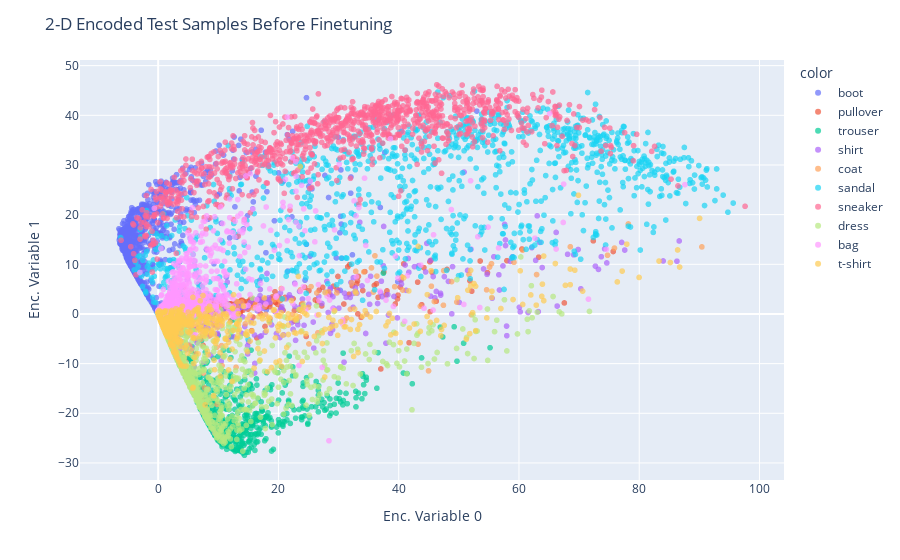

The code cell stored with this chart in its notebook:
### Code cell
### Get the encoded representation of the test samples
def plot_encoded_samples(test_dataset, device, encoder2, title):
    encoded_samples = []
    for sample in tqdm(test_dataset):
        img = sample[0].unsqueeze(0).to(device)
        label = sample[1]
        # Encode image
        encoder2.eval()
        with torch.no_grad():
            encoded_img  = encoder2(img)
        # Append to list
        encoded_img = encoded_img.flatten().cpu().numpy()
        encoded_sample = {f"Enc. Variable {i}": enc for i, enc in enumerate(encoded_img)}
        encoded_sample['label'] = label
        encoded_samples.append(encoded_sample)

    # Convert to a dataframe
    encoded_samples = pd.DataFrame(encoded_samples)
    encoded_samples

    import plotly.express as px
    %pip install -U kaleido
    fig = px.scatter(encoded_samples, x='Enc. Variable 0', y='Enc. Variable 1', 
        color=[label_names[l] for l in encoded_samples.label.to_numpy()], opacity=0.7)
    #set title
    fig.update_layout(title=title)
    fig.show()
    return fig

fig1 = plot_encoded_samples(test_dataset, device, encoder2, "2-D Encoded Test Samples Before Finetuning")
#save fig
if not os.path.exists("images"):
    os.mkdir("images")
fig1.write_image(f"images/encoded2_samples_before.eps")

### Figure 1 — Plotly figure (JSON) as saved in the notebook; plotly's stock layout.template omitted (floating-point values rounded to 4 significant figures; data arrays with more than 128 entries replaced by an {"elided": "..."} marker saying what was removed)
{"data": [{"hovertemplate": "color=boot<br>Enc. Variable 0=%{x}<br>Enc. Variable 1=%{y}<extra></extra>", "legendgroup": "boot", "marker": {"color": "#636efa", "opacity": 0.7, "symbol": "circle"}, "mode": "markers", "name": "boot", "showlegend": true, "type": "scattergl", "x": {"elided": "1000 float values"}, "xaxis": "x", "y": {"elided": "1000 float values"}, "yaxis": "y"}, {"hovertemplate": "color=pullover<br>Enc. Variable 0=%{x}<br>Enc. Variable 1=%{y}<extra></extra>", "legendgroup": "pullover", "marker": {"color": "#EF553B", "opacity": 0.7, "symbol": "circle"}, "mode": "markers", "name": "pullover", "showlegend": true, "type": "scattergl", "x": {"elided": "1000 float values"}, "xaxis": "x", "y": {"elided": "1000 float values"}, "yaxis": "y"}, {"hovertemplate": "color=trouser<br>Enc. Variable 0=%{x}<br>Enc. Variable 1=%{y}<extra></extra>", "legendgroup": "trouser", "marker": {"color": "#00cc96", "opacity": 0.7, "symbol": "circle"}, "mode": "markers", "name": "trouser", "showlegend": true, "type": "scattergl", "x": {"elided": "1000 float values"}, "xaxis": "x", "y": {"elided": "1000 float values"}, "yaxis": "y"}, {"hovertemplate": "color=shirt<br>Enc. Variable 0=%{x}<br>Enc. Variable 1=%{y}<extra></extra>", "legendgroup": "shirt", "marker": {"color": "#ab63fa", "opacity": 0.7, "symbol": "circle"}, "mode": "markers", "name": "shirt", "showlegend": true, "type": "scattergl", "x": {"elided": "1000 float values"}, "xaxis": "x", "y": {"elided": "1000 float values"}, "yaxis": "y"}, {"hovertemplate": "color=coat<br>Enc. Variable 0=%{x}<br>Enc. Variable 1=%{y}<extra></extra>", "legendgroup": "coat", "marker": {"color": "#FFA15A", "opacity": 0.7, "symbol": "circle"}, "mode": "markers", "name": "coat", "showlegend": true, "type": "scattergl", "x": {"elided": "1000 float values"}, "xaxis": "x", "y": {"elided": "1000 float values"}, "yaxis": "y"}, {"hovertemplate": "color=sandal<br>Enc. Variable 0=%{x}<br>Enc. Variable 1=%{y}<extra></extra>", "legendgroup": "sandal", "marker": {"color": "#19d3f3", "opacity": 0.7, "symbol": "circle"}, "mode": "markers", "name": "sandal", "showlegend": true, "type": "scattergl", "x": {"elided": "1000 float values"}, "xaxis": "x", "y": {"elided": "1000 float values"}, "yaxis": "y"}, {"hovertemplate": "color=sneaker<br>Enc. Variable 0=%{x}<br>Enc. Variable 1=%{y}<extra></extra>", "legendgroup": "sneaker", "marker": {"color": "#FF6692", "opacity": 0.7, "symbol": "circle"}, "mode": "markers", "name": "sneaker", "showlegend": true, "type": "scattergl", "x": {"elided": "1000 float values"}, "xaxis": "x", "y": {"elided": "1000 float values"}, "yaxis": "y"}, {"hovertemplate": "color=dress<br>Enc. Variable 0=%{x}<br>Enc. Variable 1=%{y}<extra></extra>", "legendgroup": "dress", "marker": {"color": "#B6E880", "opacity": 0.7, "symbol": "circle"}, "mode": "markers", "name": "dress", "showlegend": true, "type": "scattergl", "x": {"elided": "1000 float values"}, "xaxis": "x", "y": {"elided": "1000 float values"}, "yaxis": "y"}, {"hovertemplate": "color=bag<br>Enc. Variable 0=%{x}<br>Enc. Variable 1=%{y}<extra></extra>", "legendgroup": "bag", "marker": {"color": "#FF97FF", "opacity": 0.7, "symbol": "circle"}, "mode": "markers", "name": "bag", "showlegend": true, "type": "scattergl", "x": {"elided": "1000 float values"}, "xaxis": "x", "y": {"elided": "1000 float values"}, "yaxis": "y"}, {"hovertemplate": "color=t-shirt<br>Enc. Variable 0=%{x}<br>Enc. Variable 1=%{y}<extra></extra>", "legendgroup": "t-shirt", "marker": {"color": "#FECB52", "opacity": 0.7, "symbol": "circle"}, "mode": "markers", "name": "t-shirt", "showlegend": true, "type": "scattergl", "x": {"elided": "1000 float values"}, "xaxis": "x", "y": {"elided": "1000 float values"}, "yaxis": "y"}], "layout": {"legend": {"title": {"text": "color"}, "tracegroupgap": 0}, "margin": {"t": 60}, "title": {"text": "2-D Encoded Test Samples Before Finetuning"}, "xaxis": {"anchor": "y", "domain": [0, 1], "title": {"text": "Enc. Variable 0"}}, "yaxis": {"anchor": "x", "domain": [0, 1], "title": {"text": "Enc. Variable 1"}}}}
